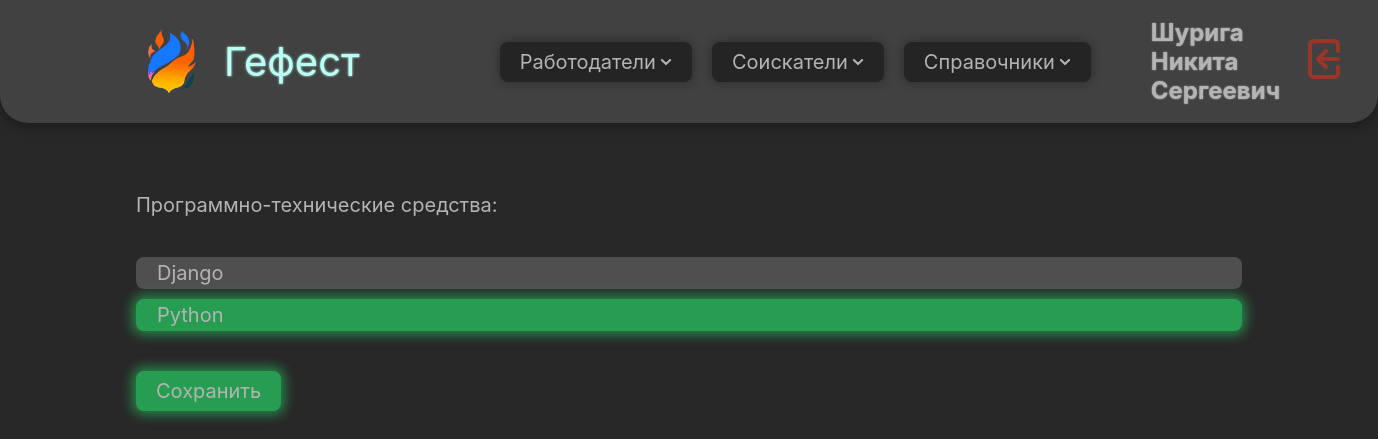
The page /jobseeker/15/software_and_hardware_tools (signed in) on the database its author committed.
### domain/models.py (models this page shows, shortened)
class CustomUser(AbstractUser):
    patronymic = models.CharField(max_length=255, blank=False, null=False, verbose_name='Отчество')
    phone_number = PhoneNumberField(region="RU", blank=False, null=False, verbose_name='Номер телефона')
    profile_photo = models.ImageField(blank=True, null=True, verbose_name='Фото профиля', upload_to='user_photos')
    class Meta:
        verbose_name = 'Пользователь'
        verbose_name_plural = 'Пользователи'

class SoftwareAndHardwareTool(models.Model):
    name = models.CharField(max_length=255, blank=False, null=False, verbose_name='Наименование')
    def __str__(self):
        return '%s' % self.name
    class Meta:
        verbose_name = 'Программно-техническое средство'
        verbose_name_plural = 'Программно-технические средства'

### domain/views/job_seeker_views.py (the view)
# urls.py: path('jobseeker/<str:job_seeker_id>/software_and_hardware_tools', software_and_hardware_tools_view, name='job_seeker_software_and_hardware_tools'),
def software_and_hardware_tools_view(request, job_seeker_id):
    job_seeker = JobSeeker.objects.get(id=job_seeker_id)
    if request.method == 'POST':
        form = SoftwareAndHardwareToolForm(request.POST)
        if form.is_valid():
            tools = SoftwareAndHardwareToolOfJobSeeker.objects.filter(job_seeker=job_seeker)
            tools.delete()
            for tool in form.cleaned_data['software_and_hardware_tools']:
                SoftwareAndHardwareToolOfJobSeeker.objects.create(
                    job_seeker=job_seeker,
                    software_and_hardware_tool=tool
                )
            return redirect('job_seeker_view', job_seeker_id=job_seeker.id)
    else:
        selected_tools = SoftwareAndHardwareToolOfJobSeeker.objects.filter(job_seeker=job_seeker)
        initial_data = {
            'software_and_hardware_tools': selected_tools.values_list('software_and_hardware_tool', flat=True)}
        form = SoftwareAndHardwareToolForm(initial=initial_data)
    context = {
        'job_seeker': job_seeker,
        'form': form,
    }
    return render(request, 'job_seekers/create/software_and_hardware_tools_create.html', context)

### domain/context_processors.py (called while the page is built)
def user(request):
    return {'user': auth(request)['user']}

### domain/templates/job_seekers/create/software_and_hardware_tools_create.html (shortened to what this page needs)
{% extends 'base.html' %}
{% load static %}
{% load widget_tweaks %}
{% block content %}
    <form method="POST" class="input-form flex-vertical gap-2em">
        <p class="flex-horizontal gap-2em">
            <label for="{{ form.software_and_hardware_tools.id_for_label }}">{{ form.software_and_hardware_tools.label }}: </label>
        </p>
        <div class="flex-vertical gap-05em checkbox-div">
        {% for checkbox in form.software_and_hardware_tools %}
            <div {% if checkbox.checked %}class="selected"{% endif %}>
                {{ checkbox }}
            </div>
        {% endfor %}
        </div>
        <button type="submit" class="button submit">Сохранить</button>
    </form>
{% endblock content %}

### domain/templates/components/navbar.html (shortened to what this page needs)
{% load static %}
{% block content %}
    <div class="nav-bar flex-horizontal gap-1em">
        <div class="nav-part flex-horizontal gap-1em">
            <a href="{% url 'home' %}">
            <div class="flex-horizontal gap-1em">
                <div class="logo-container">
                    <img src="{% static 'images/logo.png' %}" class="logo"/>
                </div>
                <div class="title" style="padding-right: 3em;">Гефест</div>
            </div>
                </a>
            <div class="button">
                Работодатели
                <img src="{% static 'icons/arrow-down.svg' %}" class="icon">
            </div>
            <button class="button">
                Соискатели
                <img src="{% static 'icons/arrow-down.svg' %}" class="icon">
            </button>
            <button class="button">
                Справочники
                <img src="{% static 'icons/arrow-down.svg' %}" class="icon">
            </button>
        </div>
        <div class="nav-part flex-horizontal gap-1em">
            <h2 class="text1">{{ user.last_name }} {{ user.first_name }} {{ user.patronymic }}</h2>
            <a href="{% url 'logout' %}">
                <img src="{% static 'icons/logout.svg' %}" class="logout-button"/>
            </a>
        </div>
    </div>
{% endblock content %}

### static/css/styles.css (style rules this page uses)
* { font-size: 20px; padding: 0; margin: 0; font-family: Inter, serif; color: var(--text-color); text-decoration: none; }
.body { background: var(--body-bg); display: block; flex-direction: column; align-items: center; height: 100%; width: 100%; }
.nav-bar { position: sticky; height: 100%; margin: auto; padding: 0.5em 6em; justify-content: space-between; align-items: center; border-radius: 0 0 1.4em 1.4em; background: var(--table-bg); box-shadow: 0 0.2em 0.5em 0.1em var(--element-shadow); }
.nav-part { height: 100%; padding: 0.4em 1em; justify-content: flex-start; flex-wrap: nowrap; }
.logout-button { filter: brightness(0) saturate(100%) invert(24%) sepia(29%) saturate(4645%) hue-rotate(345deg) brightness(83%) contrast(84%); }
.logo { align-self: stretch; object-fit: contain; }
.logo-container { width: 3.2em; aspect-ratio: 1 / 1; justify-content: center; align-items: center; display: flex }
.title { color: var(--title-color); font-size: 2em; font-weight: 400; word-wrap: break-word; text-shadow: 0 0 0.065em var(--title-color); }
.button { display: flex; justify-content: flex-start; align-items: center; border-style: none; border-radius: 0.4em; background: var(--button-bg); padding: 0.4em 1em; gap: 0.2em; box-shadow: 0 0 0.5em 0.1em var(--element-shadow); width: fit-content; }
.icon { filter: brightness(0) saturate(100%) invert(79%) sepia(16%) saturate(8%) hue-rotate(316deg) brightness(90%) contrast(87%); }
.text1 { font-size: larger; text-shadow: 0 0 0.07em var(--text-color); }
.input-form { padding-top: 0.5em; padding-bottom: 0.5em; justify-content: space-between; }
.input-form p { display: flex; flex-direction: row; justify-content: space-between; gap: 2em; }
button.submit { background: var(--submit-bg); box-shadow: 0 0 0.6em 0.2em var(--submit-shadow); }
.flex-horizontal { display: flex; flex-direction: row; align-items: center; }
.flex-horizontal.gap-1em { gap: 1em; }
.flex-horizontal.gap-2em { gap: 2em; }
.flex-vertical { display: flex; flex-direction: column; }
.flex-vertical.gap-05em { gap: 0.5em; }
.flex-vertical.gap-2em { gap: 2em; }
.checkbox-div div { background: var(--div-bg); border-radius: 1em; padding: 1em; }
.checkbox-div div { background: var(--div-bg); border-radius: 0.4em; padding: 0.2em 0.4em; }
.checkbox-div div.selected { background: var(--submit-bg); box-shadow: 0 0 0.6em 0.2em var(--submit-shadow); }
.checkbox-div div label { display: flex; flex-direction: row; }

### static/css/darkcolors.css (style rules this page uses)
:root { --button-bg: #242424; --body-bg: #282828; --common-bg: #303030; --th-bg: #3a3a3a; --table-bg: #414141; --hover-bg: #464646; --td-bg: #4b4b4b; --div-bg: #4f4f4f; --text-color: #B4B4B4; --text-hover: #d0d0d0; --title-color: #BAFFF3; --element-shadow: rgba(0, 0, 0, 0.25); --shadow-next: rgba(48, 48, 48, 0.8); --error-color: #FF3838; --submit-bg: #279d52; --submit-shadow: rgba(39, 157, 82, 0.8); --submit-hover: #35d781; --submit-hover-shadow: rgba(53, 215, 129, 0.95); --reject-bg: #9D2727; --reject-shadow: rgba(150, 39, 39, 0.8); --reject-hover: #D73535; --reject-hover-shadow: rgba(215, 53, 53, 0.95); }

### rows shown on the page
CustomUser: last_name "Шурига", first_name "Никита", patronymic "Сергеевич"
SoftwareAndHardwareTool: software_and_hardware_tools "Django"
SoftwareAndHardwareTool: software_and_hardware_tools "Python"
